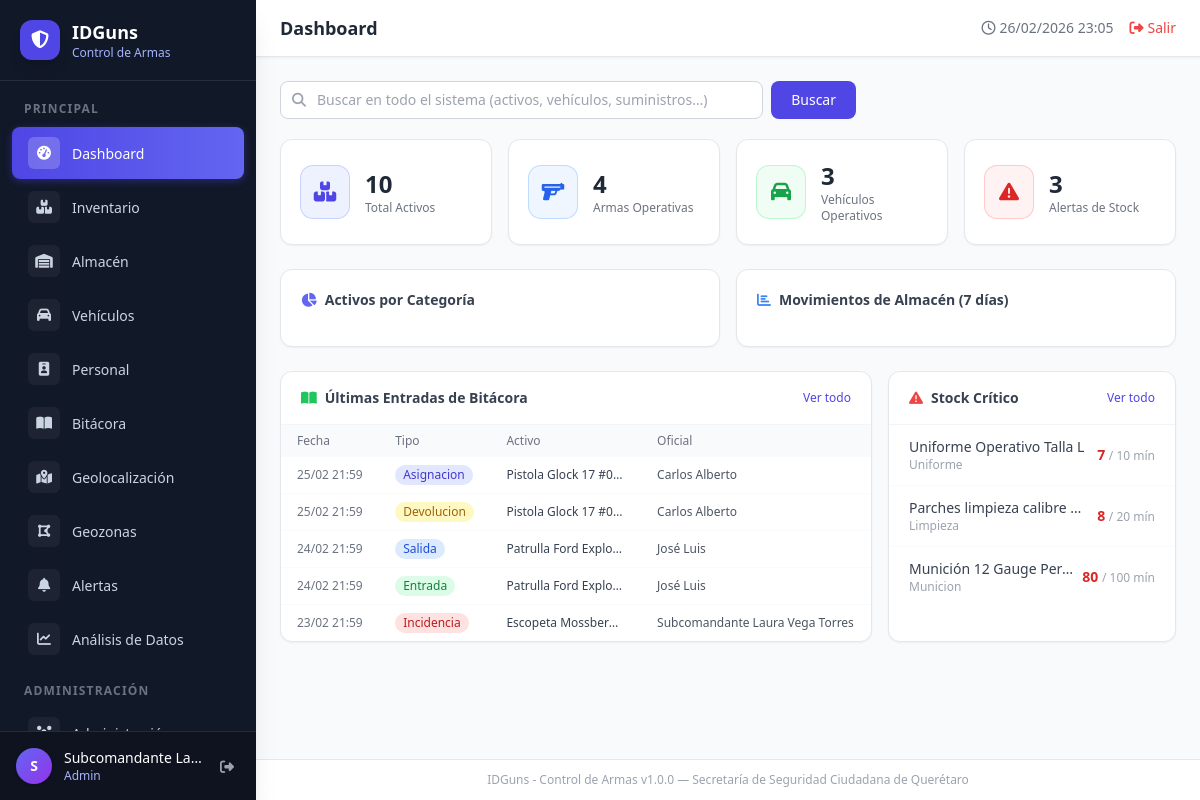
/dashboard (signed in), run on the app's committed database.
### tables this page shows
CREATE TABLE IF NOT EXISTS `bitacora` (
    `id`              INT UNSIGNED AUTO_INCREMENT PRIMARY KEY,
    `tipo`            ENUM('entrada','salida','asignacion','devolucion','incidencia') NOT NULL,
    `activo_id`       INT UNSIGNED DEFAULT NULL,
    `activo_tipo`     VARCHAR(60)  DEFAULT NULL,
    `responsable_id`  INT UNSIGNED DEFAULT NULL,
    `oficial_id`      INT UNSIGNED DEFAULT NULL,
    `descripcion`     TEXT         DEFAULT NULL,
    `estado_anterior` VARCHAR(80)  DEFAULT NULL,
    `estado_nuevo`    VARCHAR(80)  DEFAULT NULL,
    `turno`           ENUM('matutino','vespertino','nocturno') NOT NULL DEFAULT 'matutino',
    `fecha`           DATETIME     NOT NULL DEFAULT CURRENT_TIMESTAMP,
    `created_at`      DATETIME     NOT NULL DEFAULT CURRENT_TIMESTAMP,
    FOREIGN KEY (`activo_id`)      REFERENCES `activos`(`id`)   ON DELETE SET NULL,
    FOREIGN KEY (`responsable_id`) REFERENCES `users`(`id`)     ON DELETE SET NULL,
    FOREIGN KEY (`oficial_id`)     REFERENCES `oficiales`(`id`) ON DELETE SET NULL
);

CREATE TABLE IF NOT EXISTS `activos` (
    `id`               INT UNSIGNED AUTO_INCREMENT PRIMARY KEY,
    `codigo`           VARCHAR(30)  NOT NULL UNIQUE,
    `nombre`           VARCHAR(150) NOT NULL,
    `categoria`        ENUM('arma','vehiculo','equipo_computo','equipo_oficina','bien_mueble') NOT NULL,
    `marca`            VARCHAR(80)  DEFAULT NULL,
    `modelo`           VARCHAR(80)  DEFAULT NULL,
    `serie`            VARCHAR(80)  DEFAULT NULL,
    `color`            VARCHAR(40)  DEFAULT NULL,
    `estado`           ENUM('activo','baja','mantenimiento') NOT NULL DEFAULT 'activo',
    `responsable_id`   INT UNSIGNED DEFAULT NULL,
    `ubicacion`        VARCHAR(150) DEFAULT NULL,
    `descripcion`      TEXT         DEFAULT NULL,
    `fecha_adquisicion` DATE        DEFAULT NULL,
    `valor`            DECIMAL(12,2) DEFAULT NULL,
    `imagen`           VARCHAR(255) DEFAULT NULL,
    `created_at`       DATETIME     NOT NULL DEFAULT CURRENT_TIMESTAMP,
    FOREIGN KEY (`responsable_id`) REFERENCES `users`(`id`) ON DELETE SET NULL
);

CREATE TABLE IF NOT EXISTS `oficiales` (
    `id`        INT UNSIGNED AUTO_INCREMENT PRIMARY KEY,
    `nombre`    VARCHAR(80)  NOT NULL,
    `apellidos` VARCHAR(100) NOT NULL,
    `placa`     VARCHAR(30)  NOT NULL,
    `rango`     VARCHAR(60)  NOT NULL DEFAULT 'Policía Municipal',
    `turno`     ENUM('matutino','vespertino','nocturno') NOT NULL DEFAULT 'matutino',
    `activo`    TINYINT(1)   NOT NULL DEFAULT 1,
    `created_at` DATETIME    NOT NULL DEFAULT CURRENT_TIMESTAMP
);

CREATE TABLE IF NOT EXISTS `users` (
    `id`         INT UNSIGNED AUTO_INCREMENT PRIMARY KEY,
    `nombre`     VARCHAR(120)                           NOT NULL,
    `username`   VARCHAR(60)                            NOT NULL UNIQUE,
    `email`      VARCHAR(120)                           DEFAULT NULL,
    `password`   VARCHAR(255)                           NOT NULL,
    `rol`        ENUM('superadmin','admin','almacen','bitacora') NOT NULL DEFAULT 'bitacora',
    `activo`     TINYINT(1) UNSIGNED                   NOT NULL DEFAULT 1,
    `created_at` DATETIME                               NOT NULL DEFAULT CURRENT_TIMESTAMP
);

CREATE TABLE IF NOT EXISTS `suministros` (
    `id`              INT UNSIGNED AUTO_INCREMENT PRIMARY KEY,
    `nombre`          VARCHAR(150) NOT NULL,
    `categoria`       ENUM('limpieza','papeleria','uniforme','municion','herramienta','otro') NOT NULL DEFAULT 'otro',
    `unidad`          VARCHAR(30)  NOT NULL DEFAULT 'pieza',
    `stock_actual`    INT          NOT NULL DEFAULT 0,
    `stock_minimo`    INT          NOT NULL DEFAULT 10,
    `stock_maximo`    INT          NOT NULL DEFAULT 100,
    `ubicacion`       VARCHAR(150) DEFAULT NULL,
    `proveedor`       VARCHAR(120) DEFAULT NULL,
    `precio_unitario` DECIMAL(10,2) DEFAULT NULL,
    `created_at`      DATETIME     NOT NULL DEFAULT CURRENT_TIMESTAMP
);

### app/views/dashboard/index.php (the view, shortened to what the rows shown need)
<div class="grid grid-cols-1 lg:grid-cols-3 gap-4">
    <div class="lg:col-span-2 bg-white rounded-xl shadow-sm border border-gray-200">
        <div class="overflow-x-auto">
            <table class="w-full text-xs">
                <thead class="bg-gray-50">
                    <tr>
                        <th class="text-left px-4 py-2 text-gray-500 font-medium">Fecha</th>
                        <th class="text-left px-4 py-2 text-gray-500 font-medium">Tipo</th>
                        <th class="text-left px-4 py-2 text-gray-500 font-medium">Activo</th>
                        <th class="text-left px-4 py-2 text-gray-500 font-medium">Oficial</th>
                    </tr>
                </thead>
                <tbody class="divide-y divide-gray-50">
                <?php if (empty($recentBitacora)): ?>
                <tr><td colspan="4" class="text-center py-8 text-gray-400">Sin entradas aún</td></tr>
                <?php else: ?>
                <?php foreach ($recentBitacora as $entry):
                    $tipoColors = ['entrada'=>'green','salida'=>'blue','asignacion'=>'indigo','devolucion'=>'yellow','incidencia'=>'red'];
                    $col = $tipoColors[$entry['tipo']] ?? 'gray';
                ?>
                <tr class="hover:bg-gray-50">
                    <td class="px-4 py-2 text-gray-500"><?= date('d/m H:i', strtotime($entry['fecha'])) ?></td>
                    <td class="px-4 py-2">
                        <span class="inline-block px-2 py-0.5 rounded-full text-xs font-medium bg-<?= $col ?>-100 text-<?= $col ?>-700">
                            <?= htmlspecialchars(ucfirst($entry['tipo']), ENT_QUOTES, 'UTF-8') ?>
                        </span>
                    </td>
                    <td class="px-4 py-2 text-gray-700 font-medium truncate max-w-[150px]"><?= htmlspecialchars($entry['activo_nombre'] ?? '—', ENT_QUOTES, 'UTF-8') ?></td>
                    <td class="px-4 py-2 text-gray-600"><?= htmlspecialchars($entry['oficial_nombre'] ?? $entry['responsable_nombre'] ?? '—', ENT_QUOTES, 'UTF-8') ?></td>
                </tr>
                <?php endforeach; ?>
                <?php endif; ?>
                </tbody>
            </table>
        </div>
    </div>
    <div class="bg-white rounded-xl shadow-sm border border-gray-200">
        <?php if (empty($lowStock)): ?>
        <div class="py-8 text-center text-sm text-green-600">
            <i class="fa-solid fa-circle-check text-2xl mb-2 block"></i>Sin alertas de stock
        </div>
        <?php else: ?>
        <ul class="divide-y divide-gray-50 text-sm">
        <?php foreach (array_slice($lowStock, 0, 6) as $s): ?>
            <li class="px-5 py-3 flex items-center justify-between hover:bg-gray-50">
                <div class="min-w-0">
                    <p class="font-medium text-gray-700 truncate"><?= htmlspecialchars($s['nombre'], ENT_QUOTES, 'UTF-8') ?></p>
                    <p class="text-xs text-gray-400"><?= htmlspecialchars(ucfirst($s['categoria']), ENT_QUOTES, 'UTF-8') ?></p>
                </div>
                <div class="text-right ml-2 flex-shrink-0">
                    <span class="text-red-600 font-bold"><?= $s['stock_actual'] ?></span>
                    <span class="text-gray-400 text-xs"> / <?= $s['stock_minimo'] ?> mín</span>
                </div>
            </li>
        <?php endforeach; ?>
        </ul>
        <?php endif; ?>
    </div>
</div>

### data on the page
bitacora: fecha "25/02 21:59", tipo "Asignacion", activo.nombre "Pistola Glock 17 #001", oficial.nombre "Carlos Alberto"
bitacora: fecha "25/02 21:59", tipo "Devolucion", activo.nombre "Pistola Glock 17 #001", oficial.nombre "Carlos Alberto"
bitacora: fecha "24/02 21:59", tipo "Salida", activo.nombre "Patrulla Ford Explo…", oficial.nombre "José Luis"
bitacora: fecha "24/02 21:59", tipo "Entrada", activo.nombre "Patrulla Ford Explo…", oficial.nombre "José Luis"
bitacora: fecha "23/02 21:59", tipo "Incidencia", activo.nombre "Escopeta Mossber…", responsable.nombre "Subcomandante Laura Vega Torres"
suministros: nombre "Uniforme Operativo Talla L", categoria "Uniforme", stock_actual "7", stock_minimo "10"
suministros: nombre "Parches limpieza calibre…", categoria "Limpieza", stock_actual "8", stock_minimo "20"
suministros: nombre "Munición 12 Gauge Per…", categoria "Municion", stock_actual "80", stock_minimo "100"

### other printed values
substr($_SESSION['user_name'] ?? 'U', 0, 1) "S"
$_SESSION['user_name'] "Subcomandante La…"
$_SESSION['user_role'] "Admin"
$title "Dashboard"
$c['value'] "10"
$c['label'] "Total Activos"
$c['value'] "4"
$c['label'] "Armas Operativas"
$c['value'] "3"
$c['label'] "Vehículos Operativos"
$c['label'] "Alertas de Stock"
APP_NAME "IDGuns - Control de Armas"
APP_VERSION "1.0.0"
